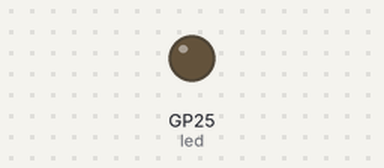
Bench run of a program on a simulated Raspberry Pi Pico running MicroPython. On the bench: output pins drawn as LEDs (lit = HIGH). No radio messages arrive unless stated (any console line starting 'radio sent:' is added by the test bench); pins used as bus, display or sensor lines are not drawn; what the program prints to the serial console is not drawn.

Above: at 0.3 s.
Timing chart, 0 to 1.8 s (numbered marks = the images above):
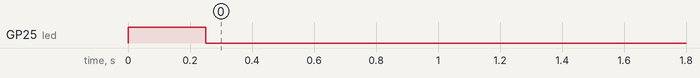

The program:

demo_TXFH_nrf24.py
```python
# Tx FH code

import ustruct as struct
import utime
from machine import Pin, SPI
from nrf24l01 import NRF24L01

# pin definition for the Raspberry Pi Pico
led = Pin(25, Pin.OUT)
cfg = {"spi": 1, "miso": 12, "mosi": 15, "sck": 14, "csn": 13, "ce": 10}

# Addresses (little endian)
pipes = (b"\xe1\xf0\xf0\xf0\xf0", b"\xd2\xf0\xf0\xf0\xf0")

# Channels List
chn = [46, 98, 102]

# Use hopping if true, else use first channel in List
usehopping = True

# Increase the value by 1 with each tx
counter = 0
errorcounter = 0

# channel index from List
i = 0

# initialize
led.value(1)
utime.sleep_ms(250)
led.value(0)
print("NRF24L01 transmitter")
csn = Pin(cfg["csn"], mode=Pin.OUT, value=1)
ce = Pin(cfg["ce"], mode=Pin.OUT, value=0)
spi = SPI(1, sck=Pin(cfg["sck"]), mosi=Pin(cfg["mosi"]), miso=Pin(cfg["miso"]))
nrf = NRF24L01(SPI(cfg["spi"]), csn, ce, payload_size=8)
nrf.open_tx_pipe(pipes[0])
nrf.open_rx_pipe(1, pipes[1])
nrf.set_channel(int(chn[i]))
nrf.start_listening()

while True:
    if usehopping == True:
        if i >= len(chn):
            i = 0
        nrf.set_channel(int(chn[i]))
        nrf.start_listening()
    nrf.stop_listening()

    counter = counter + 1
    print("channel:", i, "sending:",  counter)

    try:
        nrf.send(struct.pack("i",  counter))
        print('ok', (counter - errorcounter) / counter * 100)
    except OSError:
        print('error')
        errorcounter = errorcounter + 1
        pass

    # Listen if the other Pico answers us
    nrf.start_listening()
    start_time = utime.ticks_ms()
    timeout = False
    while not timeout:
        if utime.ticks_diff(utime.ticks_ms(), start_time) > 5:
            timeout = True

    if usehopping == True:
        i += 1

    # Wait before sending the next message
    utime.sleep_ms(5)
```
